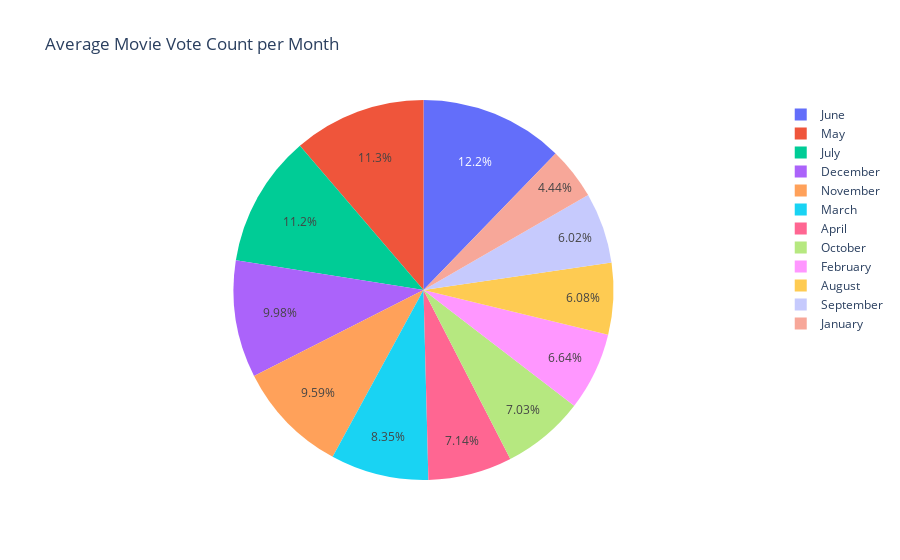

The cell this chart's notebook holds for it:
### Markdown cell above
(k) Checking the average movie vote count per month

### Code cell
pie_chart(new_m)

### Figure 1 — Plotly figure (JSON) as saved in the notebook; plotly's stock layout.template omitted (floating-point values rounded to 4 significant figures)
{"data": [{"domain": {"x": [0, 1], "y": [0, 1]}, "hovertemplate": "release_month=%{label}<br>vote_count=%{value}<extra></extra>", "labels": ["April", "August", "December", "February", "January", "July", "June", "March", "May", "November", "October", "September"], "legendgroup": "", "name": "", "showlegend": true, "type": "pie", "values": [190.1, 161.8, 265.6, 176.8, 118.3, 298.5, 325.5, 222.1, 300.0, 255.3, 186.9, 160.2]}], "layout": {"legend": {"tracegroupgap": 0}, "title": {"text": "Average Movie Vote Count per Month"}}}
